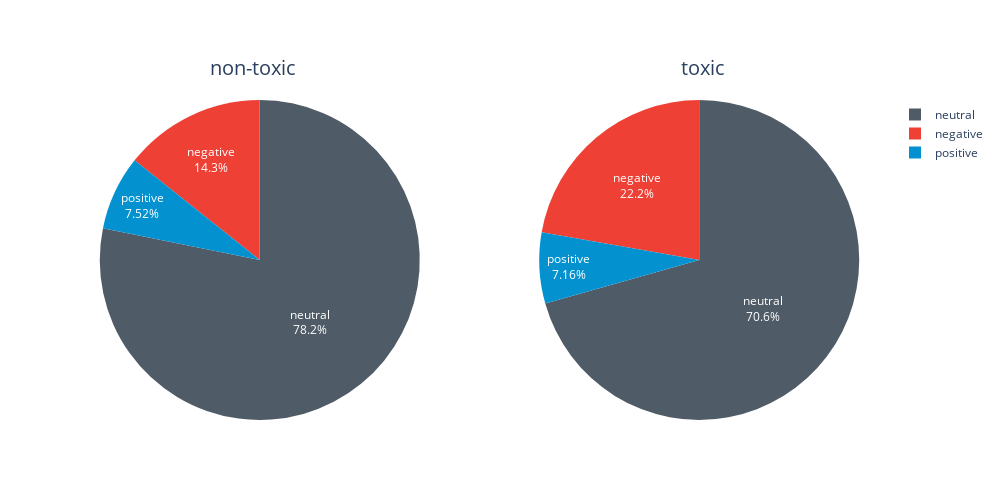

The code cell stored with this chart in its notebook:
### Markdown cell above
## Toxic vs Sentiment

### Code cell
colors = ["#ee4035", "#4f5b66", "#0392cf"]

col1 = (
    df_flat.loc[df_flat["toxicity_ensemble_text.toxic"] == False][
        "sentiment_title.sentiment.class"
    ]
    .value_counts()
    .sort_index()
)
labels1 = col1.index.tolist()
values1 = col1.values.tolist()
col2 = (
    df_flat.loc[df_flat["toxicity_ensemble_text.toxic"] == True][
        "sentiment_title.sentiment.class"
    ]
    .value_counts()
    .sort_index()
)
labels2 = col2.index.tolist()
values2 = col2.values.tolist()


# Create subplots: use 'domain' type for Pie subplot
fig = make_subplots(rows=1, cols=2, specs=[[{"type": "domain"}, {"type": "domain"}]])
_ = fig.add_trace(
    go.Pie(labels=labels1, values=values1, name="non-toxic", textinfo="label+percent", marker_colors=colors),
    1,
    1,
)
_ = fig.add_trace(
    go.Pie(labels=labels2, values=values2, name="toxic", textinfo="label+percent", marker_colors=colors), 1, 2
)

_ = fig.update_layout(
    annotations=[
        dict(text="non-toxic", x=0.16, y=1.15, font_size=20, showarrow=False),
        dict(text="toxic", x=0.81, y=1.15, font_size=20, showarrow=False),
    ],
    width=1000,
    height=500,
)
fig.show()

### Figure 1 — Plotly figure (JSON) as saved in the notebook; plotly's stock layout.template omitted (floating-point values rounded to 4 significant figures)
{"data": [{"domain": {"x": [0, 0.45], "y": [0, 1]}, "labels": ["negative", "neutral", "positive"], "marker": {"colors": ["#ee4035", "#4f5b66", "#0392cf"]}, "name": "non-toxic", "textinfo": "label+percent", "type": "pie", "values": [1726, 9435, 907]}, {"domain": {"x": [0.55, 1], "y": [0, 1]}, "labels": ["negative", "neutral", "positive"], "marker": {"colors": ["#ee4035", "#4f5b66", "#0392cf"]}, "name": "toxic", "textinfo": "label+percent", "type": "pie", "values": [974, 3095, 314]}], "layout": {"annotations": [{"font": {"size": 20}, "showarrow": false, "text": "non-toxic", "x": 0.16, "y": 1.15}, {"font": {"size": 20}, "showarrow": false, "text": "toxic", "x": 0.81, "y": 1.15}], "height": 500, "width": 1000}}
